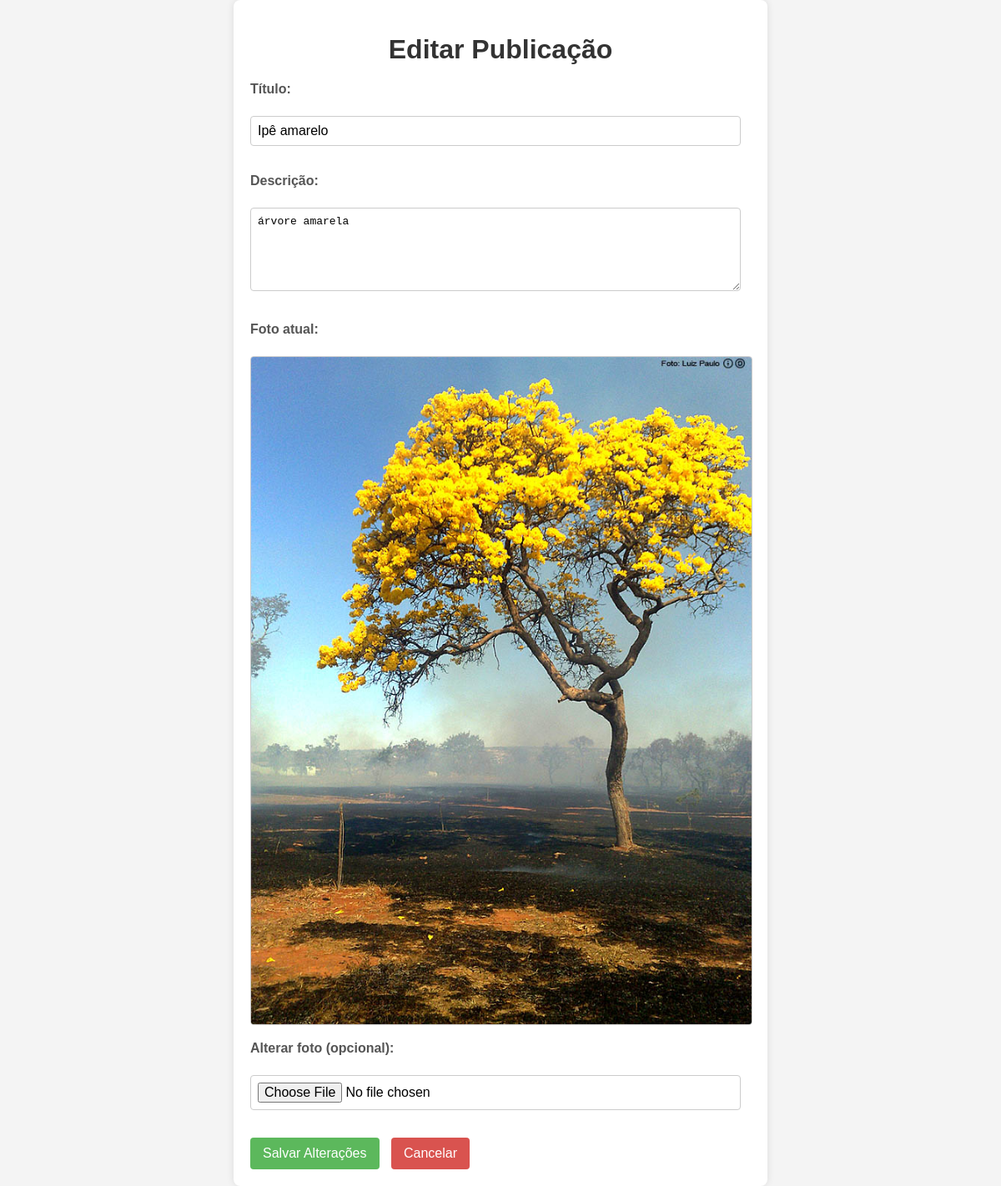
/editar_publicacao.php?id=29 (signed in), run on the app's committed database.
### tables this page shows
CREATE TABLE `publicacoes` (
  `id` int(11) NOT NULL,
  `especie` varchar(255) NOT NULL,
  `foto` varchar(255) NOT NULL,
  `usuario_id` int(11) NOT NULL,
  `data_publicacao` datetime DEFAULT current_timestamp(),
  `titulo` varchar(255) DEFAULT NULL,
  `descricao` text DEFAULT NULL,
  `caminho_foto` varchar(255) DEFAULT NULL,
  `atropelamento` tinyint(1) DEFAULT 0,
  `categoria` varchar(50) DEFAULT NULL,
  `tipo_especifico` varchar(100) DEFAULT NULL,
  `sub_categoria` varchar(100) DEFAULT NULL
);

### editar_publicacao.php (the view, shortened to what this page needs)
<?php
include 'conexao.php';
$publicacao = null;
if (isset($_GET['id']) && is_numeric($_GET['id'])) {
    $publicacao_id = $_GET['id'];
    $stmt = $conn->prepare("SELECT * FROM publicacoes WHERE id = ? AND usuario_id = ?");
    $stmt->bind_param("ii", $publicacao_id, $_SESSION['usuario_id']);
    $stmt->execute();
    $resultado = $stmt->get_result();
    $publicacao = $resultado->fetch_assoc();
} else {
    $mensagem = "ID da publicação inválido.";
}
?>
<!DOCTYPE html>
<html lang="pt-br">
<head>
    <link rel="stylesheet" href="css/editar_publicacao.css">
</head>
<body>
    <div class="container">
        <h1>Editar Publicação</h1>
        <?php if (isset($publicacao)): ?>
            <form method="POST" enctype="multipart/form-data">
                <label for="titulo">Título:</label><br>
                <input type="text" id="titulo" name="titulo" value="<?php echo htmlspecialchars($publicacao['titulo']); ?>" required><br><br>
                <label for="descricao">Descrição:</label><br>
                <textarea id="descricao" name="descricao" required><?php echo htmlspecialchars($publicacao['descricao']); ?></textarea><br><br>
                <div>
                    <label>Foto atual:</label><br>
                    <?php if (!empty($publicacao['caminho_foto'])): ?>
                        <img src="<?php echo htmlspecialchars($publicacao['caminho_foto']); ?>" alt="Foto atual" class="current-image">
                    <?php else: ?>
                        <p>Nenhuma foto cadastrada.</p>
                    <?php endif; ?>
                </div>
                <label for="foto">Alterar foto (opcional):</label><br>
                <input type="file" id="foto" name="foto" accept="image/*"><br><br>
                <button type="submit" name="atualizar_publicacao">Salvar Alterações</button>
                <a href="feed_user.php"><button type="button">Cancelar</button></a>
            </form>
        <?php endif; ?>
    </div>
</body>
</html>

### css/editar_publicacao.css (style rules this page uses)
body { font-family: Arial, sans-serif; background-color: #f4f4f4; margin: 0; padding: 0; display: flex; justify-content: center; align-items: center; min-height: 100vh; }
.container { background-color: white; padding: 20px; border-radius: 8px; box-shadow: 0 0 10px rgba(0, 0, 0, 0.1); width: 90%; max-width: 600px; }
h1 { text-align: center; color: #333; margin-bottom: 20px; }
label { display: block; margin-bottom: 5px; font-weight: bold; color: #555; }
input[type="text"], textarea, input[type="file"] { width: calc(100% - 12px); padding: 8px; margin-bottom: 15px; border: 1px solid #ccc; border-radius: 4px; box-sizing: border-box; font-size: 1em; }
textarea { resize: vertical; min-height: 100px; }
button { background-color: #5cb85c; color: white; padding: 10px 15px; border: none; border-radius: 4px; cursor: pointer; font-size: 1em; transition: background-color 0.3s ease; margin-right: 10px; }
a button { background-color: #d9534f; }
.current-image { max-width: 100%; margin-bottom: 15px; border: 1px solid #ccc; border-radius: 4px; height: auto; }

### data on the page
publicacoes: titulo "Ipê amarelo", descricao "árvore amarela", caminho_foto (picture)
